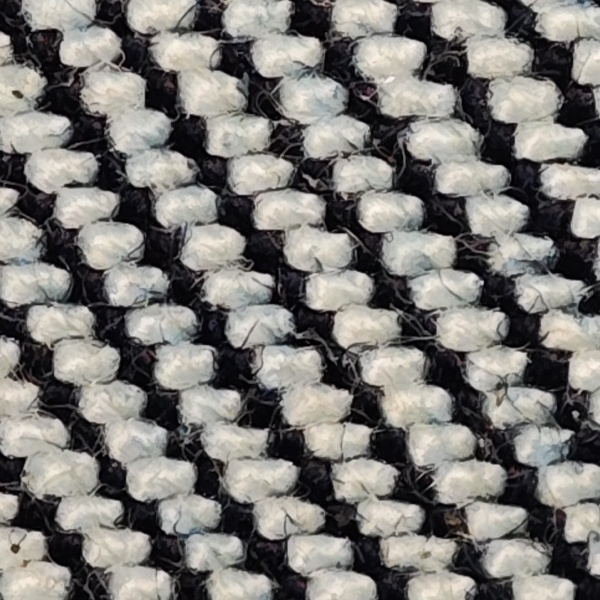
#> input picture experiments/shibie-8k-rt-physical-optics/photo_05_real_R_native600.jpg, 600 x 600 px
$ python dark_seam_study.py ../shibie-8k-rt-physical-optics/photo_05_real_R_native600.jpg   (older library calls are emulated)
#> lines starting #> are read from the running program, lines starting #| are printed output that depends on the picture
#> in main, im is the input picture: shape (600, 600, 3); mean B, G, R 119.6, 123.1, 125.2
"""Falsification study: half-wave dark-seam ridges in denim images.

CANDIDATE ONLY: this module does not identify physical yarns, weave family,
warp/weft, frame scale or yarn count. Median-vs-Gaussian agreement is not
independent physical proof. Never use its angle to override manual V5 reference.
"""
from __future__ import annotations

import argparse
import json
import cv2
import numpy as np

VERSION = "v15-dark-seam-ablation.1"


def angle_delta(a, b):
    return abs((float(a)-float(b)+90.)%180.-90.)


def extract(image_bgr, background="gaussian", threshold=.55, dilate_px=3):
    """Actual median vs Gaussian MEAN: original proposal called mean 'median'."""
    if background not in ("median","gaussian"):
        raise ValueError("background must be median or gaussian")
    h,w=image_bgr.shape[:2]
    s=min(600,h,w)
    roi=image_bgr[(h-s)//2:(h+s)//2,(w-s)//2:(w+s)//2]
    lab=cv2.cvtColor(roi,cv2.COLOR_BGR2LAB)
    L=lab[:,:,0].astype(np.float32)
    base=(cv2.medianBlur(lab[:,:,0],31).astype(np.float32)
          if background=="median" else cv2.GaussianBlur(L,(31,31),7.))
    difference=L-base
    local_std=np.sqrt(cv2.GaussianBlur(difference**2,(31,31),7.)+1e-5)
    bright=(difference>threshold*local_std).astype(np.uint8)
    forbidden=cv2.dilate(bright,cv2.getStructuringElement(
        cv2.MORPH_ELLIPSE,(2*dilate_px+1,2*dilate_px+1)))>0
    valid=~forbidden
    dark=np.maximum(0.,base-L)
    return roi,dark,valid,{"mask_valid_fraction":float(valid.mean()),
                           "bright_seed_fraction":float(bright.mean()),
                           "mean_valid_dark":float(dark[valid].mean())
                             if valid.any() else 0.}


def dark_ridge(dark, valid, sigma=1.2):
    """Bright ridge in inverted darkness: tangent is lambda_max eigenvector.

    Old proposal added +90deg to this eigenvector, actually reporting its
    normal. The sign of the Hessian trace selects a bright narrow ridge.
    """
    blur=cv2.GaussianBlur(dark,(0,0),sigma)
    ixx=cv2.Sobel(blur,cv2.CV_32F,2,0,ksize=3)
    iyy=cv2.Sobel(blur,cv2.CV_32F,0,2,ksize=3)
    ixy=cv2.Sobel(blur,cv2.CV_32F,1,1,ksize=3)
    trace=ixx+iyy
    curvature=np.sqrt((ixx-iyy)**2+4*ixy**2+1.e-8)
    tangent=np.degrees(.5*np.arctan2(2*ixy,ixx-iyy))%180.
    strength=np.maximum(0.,-trace)*curvature
    if valid.sum()<150 or np.max(strength[valid])<1.e-4:
        return None,{"reason":"NO_VALID_RIDGE_SUPPORT"}
    cutoff=max(float(np.percentile(strength[valid],65)),1.e-5)
    selected=valid&(strength>cutoff)
    if selected.sum()<150:return None,{"reason":"SPARSE_RIDGE_PIXELS"}
    hist=np.histogram(tangent[selected],bins=360,range=(0.,180.),
                      weights=strength[selected])[0].astype(float)
    weights=np.exp(-.5*(np.arange(-5,6)/1.6)**2)
    weights/=weights.sum()
    smooth=np.zeros_like(hist)
    for j,a in enumerate(weights):
        smooth+=a*np.roll(hist,j-5)
    index=int(np.argmax(smooth))
    return (index+.5)*.5,{"ridge_pixel_fraction":float(selected.mean()),
                          "max_hist_strength":float(smooth[index])}


def propose(image_bgr):
    """Two-background agreement only, UNVERIFIED IMAGE RIDGE, NOT REAL YARN."""
    evidences=[]
    for background in ("gaussian","median"):
        _,dark,valid,info=extract(image_bgr,background=background)
        angle,details=dark_ridge(dark,valid)
        evidences.append({"background":background,
                          "candidate_deg":angle,**info,**details})
#> this loop made 2 passes
#> (cutoff in dark_ridge, angle) on passes 1 to 2: (35.32, 0.25), (10.15, 0.25)
#> pass 1, in extract, `L=lab[:,:,0].astype(np.float32)`:
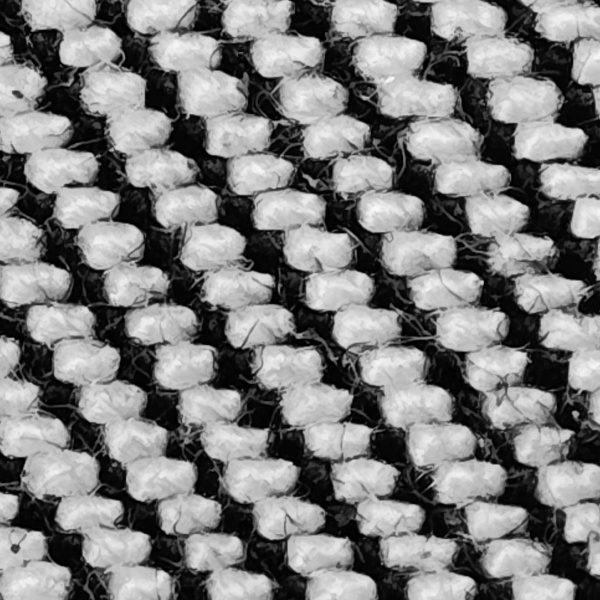
#> L: shape (600, 600) float32; min 0, max 251, mean 127.2
#> pass 1, in extract, `base=(cv2.medianBlur(lab[:,:,0],31).astype(np.float32) if background==..`:
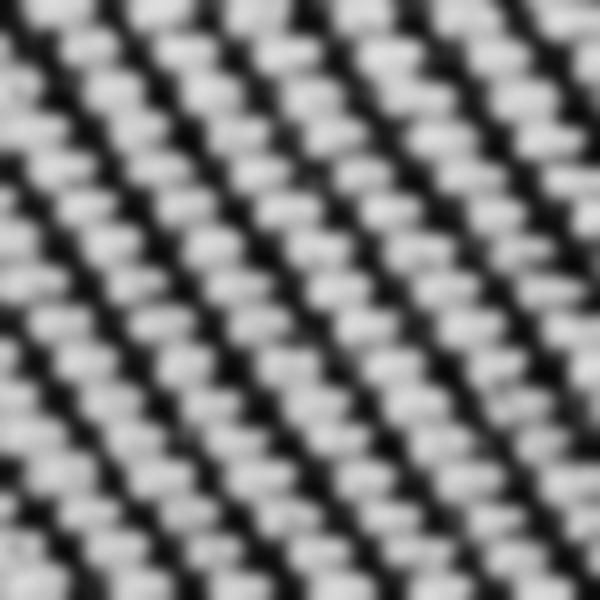
#> base: shape (600, 600) float32; min 8.16, max 223.9, mean 127.2
#> pass 1, in extract, `difference=L-base`:
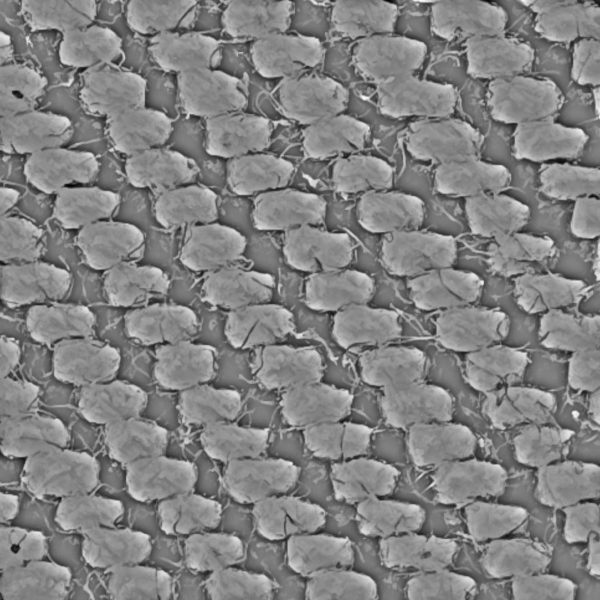
#> difference: shape (600, 600) float32; min -149.3, max 140.1, mean 0; drawn with min black and max white
#> after the loop:
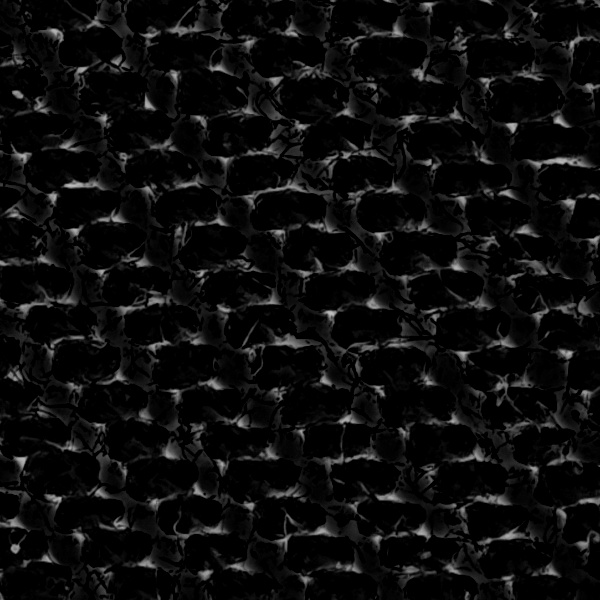
#> dark: shape (600, 600) float32; min 0, max 191, mean 13
#> after the loop, evidences = 2 items
    a,b=[r["candidate_deg"] for r in evidences]
#> a = 0.25; b = 0.25
    result={"method":VERSION,"evidence":evidences,
            "physical_yarn_confirmed":False,
            "warp_weft_identified":False,
            "density_per_cm":None,
            "status":"ABSTAINED","axis_deg":None}
    if a is None or b is None:
        return {**result,"reason":"INSUFFICIENT_RIDGE_EVIDENCE"}
    if angle_delta(a,b)>7.:
        return {**result,"reason":"BACKGROUND_REPRESENTATION_CONFLICT"}
    c=np.exp(2j*np.deg2rad([a,b])).sum()
    theta=float(np.degrees(np.angle(c))/2%180)
#> theta = 0.25
    return {**result,"status":"CONSISTENT_IMAGE_RIDGE_UNVERIFIED",
            "axis_deg":round(theta,3),"reason":None,
            "orthogonal_geometry_only_deg":round((theta+90)%180,3)}


def pipeline_visual(image_bgr, out_path):
    roi,dark,valid,_=extract(image_bgr,background="gaussian")
    scale=max(float(np.percentile(dark,99.5)),1.e-5)
    dark8=np.uint8(255*np.clip(dark/scale,0,1))
    masked=dark8*valid.astype(np.uint8)
    row=[roi,cv2.cvtColor(dark8,cv2.COLOR_GRAY2BGR),
         cv2.cvtColor(masked,cv2.COLOR_GRAY2BGR)]
    cv2.imwrite(out_path,np.hstack(row))


def main(argv=None):
    p=argparse.ArgumentParser()
    p.add_argument("image")
    p.add_argument("--visualization")
    args=p.parse_args(argv)
    im=cv2.imread(args.image)
    if im is None:raise ValueError("Image not readable: "+args.image)
    print(json.dumps(propose(im),ensure_ascii=False,indent=2))
#> (printed output is left out)
    if args.visualization:pipeline_visual(im,args.visualization)


if __name__=="__main__":
    main()
